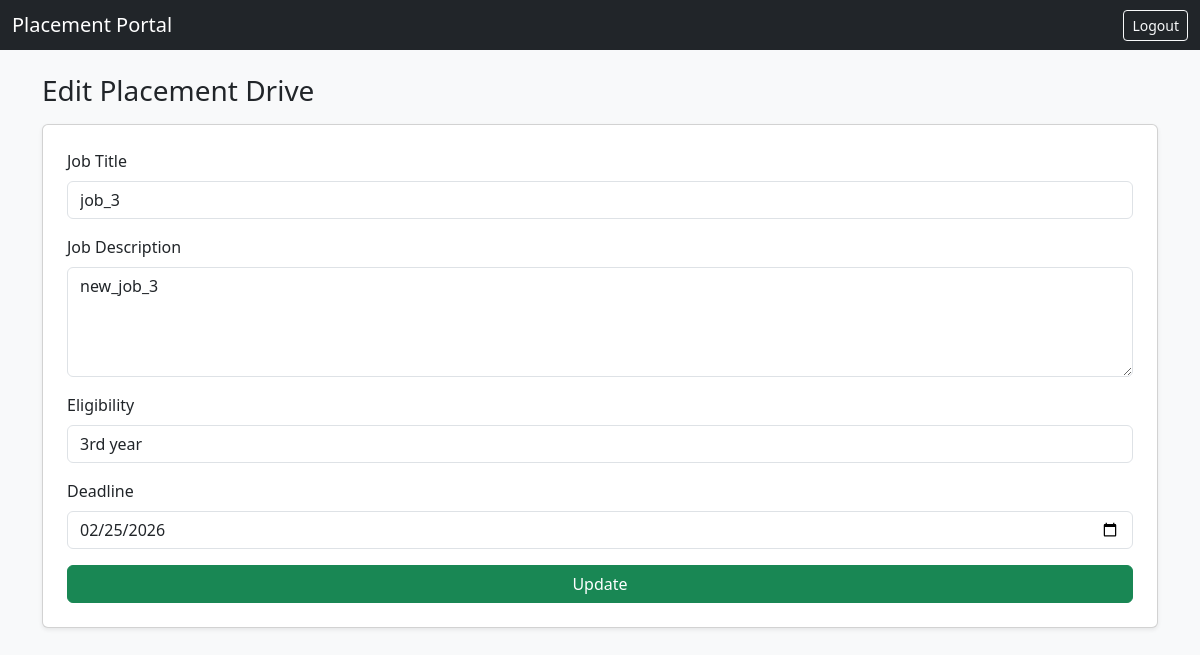
The app's page /admin/drives/edit/3 (signed in) with its own data.
### dp.py (models this page shows)
class PlacementDrive(db.Model):
    __tablename__ = "placement_drives"
    id = db.Column(db.Integer, primary_key=True)
    company_id = db.Column(
        db.Integer, db.ForeignKey("companies.id"), nullable=False
    )
    job_title = db.Column(db.String(150), nullable=False)
    job_description = db.Column(db.String(2000))
    eligibility = db.Column(db.String(2000))
    deadline = db.Column(db.Date)
    status = db.Column(db.String(20), default="Pending")
    company = db.relationship("Company", backref="drives")
    applications = db.relationship("Application", backref="drive", cascade="all, delete" )

### app.py (the view, shortened to what this page needs)
@app.route("/admin/drives/edit/<int:drive_id>", methods=["GET", "POST"])
@login_required
def admin_edit_drive(drive_id):
    if current_user.role != "admin":
        abort(403)
    drive = PlacementDrive.query.get(drive_id)
    if not drive:
        flash("Drive not found.")
        return redirect("/admin/drives")
    return render_template("drive_edit.html", drive=drive)

### app.py (called while the page is built)
@login_manager.user_loader
def load_user(user_id):
    return User.query.get(int(user_id))

### templates/drive_edit.html (shortened to what this page needs)
{% extends "index.html" %}
{% block content %}
<h3 class="mb-3">Edit Placement Drive</h3>
<form method="POST" class="card p-4 shadow-sm">
    <div class="mb-3">
        <label class="form-label">Job Title</label>
        <input type="text"
               name="job_title"
               value="{{ drive.job_title }}"
               class="form-control"
               required>
    </div>
    <div class="mb-3">
        <label class="form-label">Job Description</label>
        <textarea name="job_description"
                  class="form-control"
                  rows="4">{{ drive.job_description }}</textarea>
    </div>
    <div class="mb-3">
        <label class="form-label">Eligibility</label>
        <input type="text"
               name="eligibility"
               value="{{ drive.eligibility }}"
               class="form-control">
    </div>
    <div class="mb-3">
        <label class="form-label">Deadline</label>
        <input type="date"
               name="deadline"
               value="{{ drive.deadline }}"
               class="form-control">
    </div>
    <button class="btn btn-success">
        Update
    </button>
</form>
{% endblock %}

### records on screen
PlacementDrive: job_title "job_3", job_description "new_job_3", eligibility "3rd year", deadline "02/25/2026"
